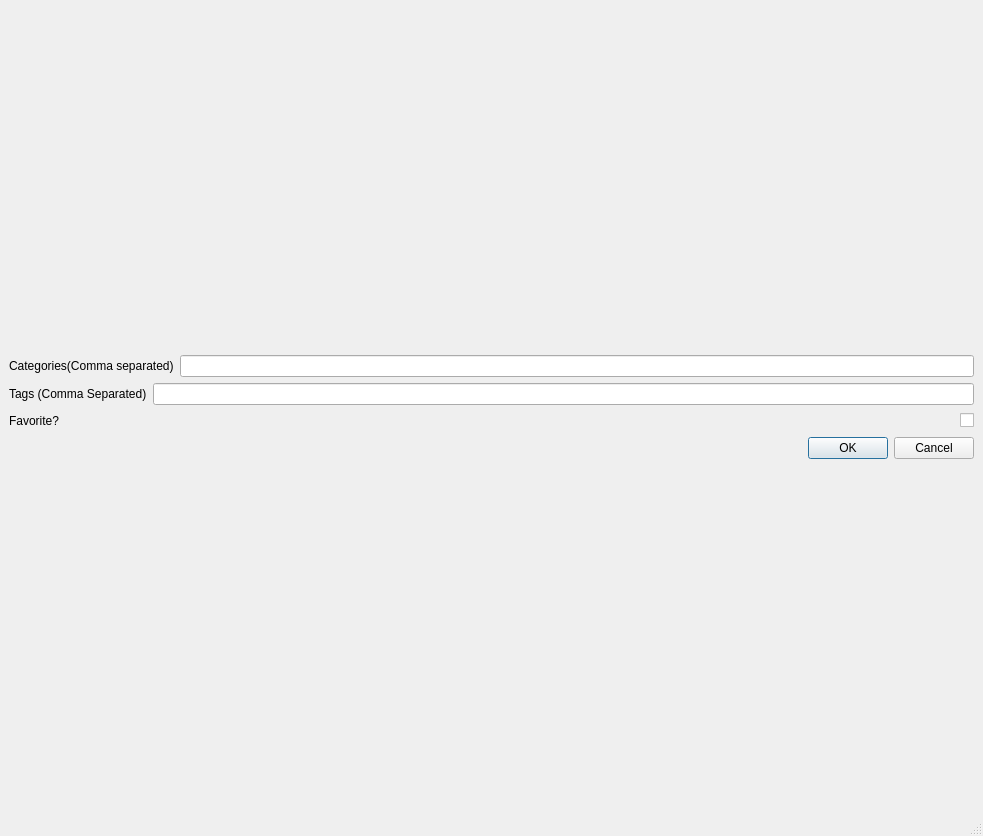
<?xml version="1.0" encoding="UTF-8"?>
<ui version="4.0">
 <class>MainWindow</class>
 <widget class="QMainWindow" name="MainWindow">
  <property name="geometry">
   <rect>
    <x>0</x>
    <y>0</y>
    <width>983</width>
    <height>836</height>
   </rect>
  </property>
  <property name="sizePolicy">
   <sizepolicy hsizetype="Preferred" vsizetype="Preferred">
    <horstretch>0</horstretch>
    <verstretch>0</verstretch>
   </sizepolicy>
  </property>
  <property name="minimumSize">
   <size>
    <width>350</width>
    <height>200</height>
   </size>
  </property>
  <property name="windowTitle">
   <string>MainWindow</string>
  </property>
  <widget class="QWidget" name="centralwidget">
   <property name="sizePolicy">
    <sizepolicy hsizetype="Expanding" vsizetype="Expanding">
     <horstretch>0</horstretch>
     <verstretch>0</verstretch>
    </sizepolicy>
   </property>
   <layout class="QVBoxLayout" name="verticalLayout">
    <item>
     <layout class="QVBoxLayout" name="verticalLayout_2">
      <item>
       <layout class="QHBoxLayout" name="horizontalLayout">
        <item>
         <widget class="QLabel" name="label">
          <property name="text">
           <string>Categories(Comma separated)</string>
          </property>
         </widget>
        </item>
        <item>
         <widget class="QLineEdit" name="line_categories">
          <property name="alignment">
           <set>Qt::AlignRight|Qt::AlignTrailing|Qt::AlignVCenter</set>
          </property>
         </widget>
        </item>
       </layout>
      </item>
      <item>
       <layout class="QHBoxLayout" name="horizontalLayout_2">
        <item>
         <widget class="QLabel" name="label_2">
          <property name="text">
           <string>Tags (Comma Separated)</string>
          </property>
         </widget>
        </item>
        <item>
         <widget class="QLineEdit" name="line_tags"/>
        </item>
       </layout>
      </item>
      <item>
       <layout class="QHBoxLayout" name="horizontalLayout_3">
        <item>
         <widget class="QLabel" name="label_3">
          <property name="text">
           <string>Favorite?</string>
          </property>
         </widget>
        </item>
        <item>
         <spacer name="horizontalSpacer">
          <property name="orientation">
           <enum>Qt::Horizontal</enum>
          </property>
          <property name="sizeHint" stdset="0">
           <size>
            <width>40</width>
            <height>20</height>
           </size>
          </property>
         </spacer>
        </item>
        <item>
         <widget class="QCheckBox" name="cb_fav">
          <property name="statusTip">
           <string notr="true"/>
          </property>
          <property name="whatsThis">
           <string notr="true"/>
          </property>
          <property name="accessibleName">
           <string notr="true"/>
          </property>
          <property name="accessibleDescription">
           <string notr="true"/>
          </property>
          <property name="text">
           <string/>
          </property>
         </widget>
        </item>
       </layout>
      </item>
      <item>
       <widget class="QDialogButtonBox" name="buttonBox">
        <property name="standardButtons">
         <set>QDialogButtonBox::Cancel|QDialogButtonBox::Ok</set>
        </property>
       </widget>
      </item>
     </layout>
    </item>
   </layout>
  </widget>
  <widget class="QStatusBar" name="statusbar"/>
  <action name="action_HIP">
   <property name="text">
    <string>$HIP</string>
   </property>
  </action>
  <action name="action_HOME">
   <property name="text">
    <string>$HOME</string>
   </property>
  </action>
  <action name="actionCreate_Thumbs_for_Directory">
   <property name="text">
    <string>Recursively Create Thumbs for this Folder (slow)</string>
   </property>
  </action>
  <action name="actionRefresh_Current_Dir">
   <property name="text">
    <string>Recreate Thumbs for this Folder</string>
   </property>
  </action>
  <action name="actionClear_Thumb_Database">
   <property name="text">
    <string>Clear All Materials</string>
   </property>
  </action>
  <action name="action50">
   <property name="text">
    <string>50</string>
   </property>
  </action>
  <action name="actionAddFavourite">
   <property name="text">
    <string>Add Current Folder to Favourites</string>
   </property>
  </action>
  <action name="actionStartup">
   <property name="text">
    <string>Set Current Library as Default</string>
   </property>
  </action>
  <action name="actionRemFavourite">
   <property name="text">
    <string>Remove Current Folder from Favourites</string>
   </property>
  </action>
  <action name="action_updateAll">
   <property name="text">
    <string>Update All Materials</string>
   </property>
  </action>
  <action name="action_setDefault">
   <property name="text">
    <string>Set Current Library as Default</string>
   </property>
  </action>
  <action name="action_openLibrary">
   <property name="text">
    <string>Open Library</string>
   </property>
  </action>
  <action name="action_prefs">
   <property name="text">
    <string>Preferences</string>
   </property>
  </action>
 </widget>
 <resources/>
 <connections/>
</ui>
